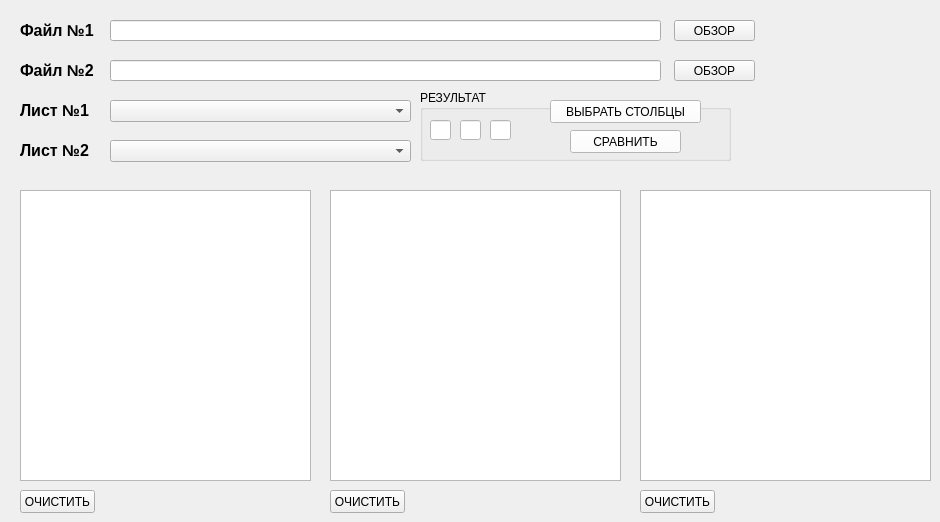
  <widget class="QWidget" name="centralwidget">
   <widget class="QLineEdit" name="book1_filename">
    <property name="geometry">
     <rect>
      <x>110</x>
      <y>20</y>
      <width>551</width>
      <height>21</height>
     </rect>
    </property>
    <property name="readOnly">
     <bool>true</bool>
    </property>
   </widget>
   <widget class="QLabel" name="label">
    <property name="geometry">
     <rect>
      <x>20</x>
      <y>10</y>
      <width>81</width>
      <height>41</height>
     </rect>
    </property>
    <property name="font">
     <font>
      <family>Tahoma</family>
      <pointsize>12</pointsize>
      <weight>75</weight>
      <bold>true</bold>
     </font>
    </property>
    <property name="text">
     <string>Файл №1 </string>
    </property>
   </widget>
   <widget class="QLabel" name="label_2">
    <property name="geometry">
     <rect>
      <x>20</x>
      <y>50</y>
      <width>81</width>
      <height>41</height>
     </rect>
    </property>
    <property name="font">
     <font>
      <family>Tahoma</family>
      <pointsize>12</pointsize>
      <weight>75</weight>
      <bold>true</bold>
     </font>
    </property>
    <property name="text">
     <string>Файл №2</string>
    </property>
   </widget>
   <widget class="QPushButton" name="book1_open">
    <property name="geometry">
     <rect>
      <x>674</x>
      <y>20</y>
      <width>81</width>
      <height>21</height>
     </rect>
    </property>
    <property name="baseSize">
     <size>
      <width>0</width>
      <height>4</height>
     </size>
    </property>
    <property name="text">
     <string>ОБЗОР</string>
    </property>
   </widget>
   <widget class="QPushButton" name="book2_open">
    <property name="geometry">
     <rect>
      <x>674</x>
      <y>60</y>
      <width>81</width>
      <height>21</height>
     </rect>
    </property>
    <property name="baseSize">
     <size>
      <width>0</width>
      <height>4</height>
     </size>
    </property>
    <property name="text">
     <string>ОБЗОР</string>
    </property>
   </widget>
   <widget class="QLineEdit" name="book2_filename">
    <property name="geometry">
     <rect>
      <x>110</x>
      <y>60</y>
      <width>551</width>
      <height>21</height>
     </rect>
    </property>
    <property name="readOnly">
     <bool>true</bool>
    </property>
   </widget>
   <widget class="QComboBox" name="sheet1_list">
    <property name="geometry">
     <rect>
      <x>110</x>
      <y>100</y>
      <width>301</width>
      <height>22</height>
     </rect>
    </property>
   </widget>
   <widget class="QLabel" name="label_3">
    <property name="geometry">
     <rect>
      <x>20</x>
      <y>90</y>
      <width>81</width>
      <height>41</height>
     </rect>
    </property>
    <property name="font">
     <font>
      <family>Tahoma</family>
      <pointsize>12</pointsize>
      <weight>75</weight>
      <bold>true</bold>
     </font>
    </property>
    <property name="text">
     <string>Лист №1</string>
    </property>
   </widget>
   <widget class="QLabel" name="label_4">
    <property name="geometry">
     <rect>
      <x>20</x>
      <y>130</y>
      <width>81</width>
      <height>41</height>
     </rect>
    </property>
    <property name="font">
     <font>
      <family>Tahoma</family>
      <pointsize>12</pointsize>
      <weight>75</weight>
      <bold>true</bold>
     </font>
    </property>
    <property name="text">
     <string>Лист №2</string>
    </property>
    <property name="buddy">
     <cstring>sheet1_cols</cstring>
    </property>
   </widget>
   <widget class="QComboBox" name="sheet2_list">
    <property name="geometry">
     <rect>
      <x>110</x>
      <y>140</y>
      <width>301</width>
      <height>22</height>
     </rect>
    </property>
   </widget>
   <widget class="QListWidget" name="sheet1_cols">
    <property name="geometry">
     <rect>
      <x>20</x>
      <y>190</y>
      <width>291</width>
      <height>291</height>
     </rect>
    </property>
    <property name="cursor" stdset="0">
     <cursorShape>PointingHandCursor</cursorShape>
    </property>
   </widget>
   <widget class="QListWidget" name="sheet2_cols1">
    <property name="geometry">
     <rect>
      <x>330</x>
      <y>190</y>
      <width>291</width>
      <height>291</height>
     </rect>
    </property>
    <property name="cursor" stdset="0">
     <cursorShape>PointingHandCursor</cursorShape>
    </property>
   </widget>
   <widget class="QListWidget" name="sheet2_cols2">
    <property name="geometry">
     <rect>
      <x>640</x>
      <y>190</y>
      <width>291</width>
      <height>291</height>
     </rect>
    </property>
    <property name="cursor" stdset="0">
     <cursorShape>PointingHandCursor</cursorShape>
    </property>
   </widget>
   <widget class="QPushButton" name="pushButton">
    <property name="geometry">
     <rect>
      <x>20</x>
      <y>490</y>
      <width>75</width>
      <height>23</height>
     </rect>
    </property>
    <property name="text">
     <string>ОЧИСТИТЬ</string>
    </property>
   </widget>
   <widget class="QPushButton" name="pushButton_2">
    <property name="geometry">
     <rect>
      <x>330</x>
      <y>490</y>
      <width>75</width>
      <height>23</height>
     </rect>
    </property>
    <property name="text">
     <string>ОЧИСТИТЬ</string>
    </property>
   </widget>
   <widget class="QPushButton" name="pushButton_3">
    <property name="geometry">
     <rect>
      <x>640</x>
      <y>490</y>
      <width>75</width>
      <height>23</height>
     </rect>
    </property>
    <property name="text">
     <string>ОЧИСТИТЬ</string>
    </property>
   </widget>
   <widget class="QGroupBox" name="resultBOX">
    <property name="geometry">
     <rect>
      <x>420</x>
      <y>90</y>
      <width>311</width>
      <height>71</height>
     </rect>
    </property>
    <property name="palette">
     <palette>
      <active>
       <colorrole role="WindowText">
        <brush brushstyle="SolidPattern">
         <color alpha="255">
          <red>0</red>
          <green>0</green>
          <blue>0</blue>
         </color>
        </brush>
       </colorrole>
       <colorrole role="Button">
        <brush brushstyle="SolidPattern">
         <color alpha="255">
          <red>255</red>
          <green>255</green>
          <blue>255</blue>
         </color>
        </brush>
       </colorrole>
       <colorrole role="Light">
        <brush brushstyle="SolidPattern">
         <color alpha="255">
          <red>255</red>
          <green>255</green>
          <blue>255</blue>
         </color>
        </brush>
       </colorrole>
       <colorrole role="Midlight">
        <brush brushstyle="SolidPattern">
         <color alpha="255">
          <red>255</red>
          <green>255</green>
          <blue>255</blue>
         </color>
        </brush>
       </colorrole>
       <colorrole role="Dark">
        <brush brushstyle="SolidPattern">
         <color alpha="255">
          <red>127</red>
          <green>127</green>
          <blue>127</blue>
         </color>
        </brush>
       </colorrole>
       <colorrole role="Mid">
        <brush brushstyle="SolidPattern">
         <color alpha="255">
          <red>170</red>
          <green>170</green>
          <blue>170</blue>
         </color>
        </brush>
       </colorrole>
       <colorrole role="Text">
        <brush brushstyle="SolidPattern">
         <color alpha="255">
          <red>0</red>
          <green>0</green>
          <blue>0</blue>
         </color>
        </brush>
       </colorrole>
       <colorrole role="BrightText">
        <brush brushstyle="SolidPattern">
         <color alpha="255">
          <red>255</red>
          <green>255</green>
          <blue>255</blue>
         </color>
        </brush>
       </colorrole>
       <colorrole role="ButtonText">
        <brush brushstyle="SolidPattern">
         <color alpha="255">
          <red>0</red>
          <green>0</green>
          <blue>0</blue>
         </color>
        </brush>
       </colorrole>
       <colorrole role="Base">
        <brush brushstyle="SolidPattern">
         <color alpha="255">
          <red>255</red>
          <green>255</green>
          <blue>255</blue>
         </color>
        </brush>
       </colorrole>
       <colorrole role="Window">
        <brush brushstyle="SolidPattern">
         <color alpha="255">
          <red>255</red>
          <green>255</green>
          <blue>255</blue>
         </color>
        </brush>
       </colorrole>
       <colorrole role="Shadow">
        <brush brushstyle="SolidPattern">
         <color alpha="255">
          <red>0</red>
          <green>0</green>
          <blue>0</blue>
         </color>
        </brush>
       </colorrole>
       <colorrole role="AlternateBase">
        <brush brushstyle="SolidPattern">
         <color alpha="255">
          <red>255</red>
          <green>255</green>
          <blue>255</blue>
         </color>
        </brush>
       </colorrole>
       <colorrole role="ToolTipBase">
        <brush brushstyle="SolidPattern">
         <color alpha="255">
          <red>255</red>
          <green>255</green>
          <blue>220</blue>
         </color>
        </brush>
       </colorrole>
       <colorrole role="ToolTipText">
        <brush brushstyle="SolidPattern">
         <color alpha="255">
          <red>0</red>
          <green>0</green>
          <blue>0</blue>
         </color>
        </brush>
       </colorrole>
       <colorrole role="PlaceholderText">
        <brush brushstyle="NoBrush">
         <color alpha="128">
          <red>0</red>
          <green>0</green>
          <blue>0</blue>
         </color>
        </brush>
       </colorrole>
      </active>
      <inactive>
       <colorrole role="WindowText">
        <brush brushstyle="SolidPattern">
         <color alpha="255">
          <red>0</red>
          <green>0</green>
          <blue>0</blue>
         </color>
        </brush>
       </colorrole>
       <colorrole role="Button">
        <brush brushstyle="SolidPattern">
         <color alpha="255">
          <red>255</red>
          <green>255</green>
          <blue>255</blue>
         </color>
        </brush>
       </colorrole>
       <colorrole role="Light">
        <brush brushstyle="SolidPattern">
         <color alpha="255">
          <red>255</red>
          <green>255</green>
          <blue>255</blue>
         </color>
        </brush>
       </colorrole>
       <colorrole role="Midlight">
        <brush brushstyle="SolidPattern">
         <color alpha="255">
          <red>255</red>
          <green>255</green>
          <blue>255</blue>
         </color>
        </brush>
       </colorrole>
       <colorrole role="Dark">
        <brush brushstyle="SolidPattern">
         <color alpha="255">
          <red>127</red>
          <green>127</green>
          <blue>127</blue>
         </color>
        </brush>
       </colorrole>
       <colorrole role="Mid">
        <brush brushstyle="SolidPattern">
         <color alpha="255">
          <red>170</red>
          <green>170</green>
          <blue>170</blue>
         </color>
        </brush>
       </colorrole>
       <colorrole role="Text">
        <brush brushstyle="SolidPattern">
         <color alpha="255">
          <red>0</red>
          <green>0</green>
          <blue>0</blue>
         </color>
        </brush>
       </colorrole>
       <colorrole role="BrightText">
        <brush brushstyle="SolidPattern">
         <color alpha="255">
          <red>255</red>
          <green>255</green>
          <blue>255</blue>
         </color>
        </brush>
       </colorrole>
       <colorrole role="ButtonText">
        <brush brushstyle="SolidPattern">
         <color alpha="255">
          <red>0</red>
          <green>0</green>
          <blue>0</blue>
         </color>
        </brush>
       </colorrole>
       <colorrole role="Base">
        <brush brushstyle="SolidPattern">
         <color alpha="255">
          <red>255</red>
          <green>255</green>
          <blue>255</blue>
         </color>
        </brush>
       </colorrole>
       <colorrole role="Window">
        <brush brushstyle="SolidPattern">
         <color alpha="255">
          <red>255</red>
          <green>255</green>
          <blue>255</blue>
         </color>
        </brush>
       </colorrole>
       <colorrole role="Shadow">
        <brush brushstyle="SolidPattern">
         <color alpha="255">
          <red>0</red>
          <green>0</green>
          <blue>0</blue>
         </color>
        </brush>
       </colorrole>
       <colorrole role="AlternateBase">
        <brush brushstyle="SolidPattern">
         <color alpha="255">
          <red>255</red>
          <green>255</green>
          <blue>255</blue>
         </color>
        </brush>
       </colorrole>
       <colorrole role="ToolTipBase">
        <brush brushstyle="SolidPattern">
         <color alpha="255">
          <red>255</red>
          <green>255</green>
          <blue>220</blue>
         </color>
        </brush>
       </colorrole>
       <colorrole role="ToolTipText">
        <brush brushstyle="SolidPattern">
         <color alpha="255">
          <red>0</red>
          <green>0</green>
          <blue>0</blue>
         </color>
        </brush>
       </colorrole>
       <colorrole role="PlaceholderText">
        <brush brushstyle="NoBrush">
         <color alpha="128">
          <red>0</red>
          <green>0</green>
          <blue>0</blue>
         </color>
        </brush>
       </colorrole>
      </inactive>
      <disabled>
       <colorrole role="WindowText">
        <brush brushstyle="SolidPattern">
         <color alpha="255">
          <red>127</red>
          <green>127</green>
          <blue>127</blue>
         </color>
        </brush>
       </colorrole>
       <colorrole role="Button">
        <brush brushstyle="SolidPattern">
         <color alpha="255">
          <red>255</red>
          <green>255</green>
          <blue>255</blue>
         </color>
        </brush>
       </colorrole>
       <colorrole role="Light">
        <brush brushstyle="SolidPattern">
         <color alpha="255">
          <red>255</red>
          <green>255</green>
          <blue>255</blue>
         </color>
        </brush>
       </colorrole>
       <colorrole role="Midlight">
        <brush brushstyle="SolidPattern">
         <color alpha="255">
          <red>255</red>
          <green>255</green>
          <blue>255</blue>
         </color>
        </brush>
       </colorrole>
       <colorrole role="Dark">
        <brush brushstyle="SolidPattern">
         <color alpha="255">
          <red>127</red>
          <green>127</green>
          <blue>127</blue>
         </color>
        </brush>
       </colorrole>
       <colorrole role="Mid">
        <brush brushstyle="SolidPattern">
         <color alpha="255">
          <red>170</red>
          <green>170</green>
          <blue>170</blue>
         </color>
        </brush>
       </colorrole>
       <colorrole role="Text">
        <brush brushstyle="SolidPattern">
         <color alpha="255">
          <red>127</red>
          <green>127</green>
          <blue>127</blue>
         </color>
        </brush>
       </colorrole>
       <colorrole role="BrightText">
        <brush brushstyle="SolidPattern">
         <color alpha="255">
          <red>255</red>
          <green>255</green>
          <blue>255</blue>
         </color>
        </brush>
       </colorrole>
       <colorrole role="ButtonText">
        <brush brushstyle="SolidPattern">
         <color alpha="255">
          <red>127</red>
          <green>127</green>
          <blue>127</blue>
         </color>
        </brush>
       </colorrole>
       <colorrole role="Base">
        <brush brushstyle="SolidPattern">
         <color alpha="255">
          <red>255</red>
          <green>255</green>
          <blue>255</blue>
         </color>
        </brush>
       </colorrole>
       <colorrole role="Window">
        <brush brushstyle="SolidPattern">
         <color alpha="255">
          <red>255</red>
          <green>255</green>
          <blue>255</blue>
         </color>
        </brush>
       </colorrole>
       <colorrole role="Shadow">
        <brush brushstyle="SolidPattern">
         <color alpha="255">
          <red>0</red>
          <green>0</green>
          <blue>0</blue>
         </color>
        </brush>
       </colorrole>
       <colorrole role="AlternateBase">
        <brush brushstyle="SolidPattern">
         <color alpha="255">
          <red>255</red>
          <green>255</green>
          <blue>255</blue>
         </color>
        </brush>
       </colorrole>
       <colorrole role="ToolTipBase">
        <brush brushstyle="SolidPattern">
         <color alpha="255">
          <red>255</red>
          <green>255</green>
          <blue>220</blue>
         </color>
        </brush>
       </colorrole>
       <colorrole role="ToolTipText">
        <brush brushstyle="SolidPattern">
         <color alpha="255">
          <red>0</red>
          <green>0</green>
          <blue>0</blue>
         </color>
        </brush>
       </colorrole>
       <colorrole role="PlaceholderText">
        <brush brushstyle="NoBrush">
         <color alpha="128">
          <red>0</red>
          <green>0</green>
          <blue>0</blue>
         </color>
        </brush>
       </colorrole>
      </disabled>
     </palette>
    </property>
    <property name="title">
     <string>РЕЗУЛЬТАТ</string>
    </property>
    <widget class="QLineEdit" name="sel_col1">
     <property name="geometry">
      <rect>
       <x>10</x>
       <y>30</y>
       <width>21</width>
       <height>20</height>
      </rect>
     </property>
     <property name="readOnly">
      <bool>true</bool>
     </property>
    </widget>
    <widget class="QLineEdit" name="sel_col2">
     <property name="geometry">
      <rect>
       <x>40</x>
       <y>30</y>
       <width>21</width>
       <height>20</height>
      </rect>
     </property>
     <property name="readOnly">
      <bool>true</bool>
     </property>
    </widget>
    <widget class="QLineEdit" name="sel_col3">
     <property name="geometry">
      <rect>
       <x>70</x>
       <y>30</y>
       <width>21</width>
       <height>20</height>
      </rect>
     </property>
     <property name="readOnly">
      <bool>true</bool>
     </property>
    </widget>
    <widget class="QPushButton" name="compare">
     <property name="geometry">
      <rect>
       <x>150</x>
       <y>40</y>
       <width>111</width>
       <height>23</height>
      </rect>
     </property>
     <property name="text">
      <string>СРАВНИТЬ</string>
     </property>
    </widget>
    <widget class="QPushButton" name="accept_cols">
     <property name="geometry">
      <rect>
       <x>130</x>
       <y>10</y>
       <width>151</width>
       <height>23</height>
      </rect>
     </property>
     <property name="text">
      <string>ВЫБРАТЬ СТОЛБЦЫ</string>
     </property>
    </widget>
   </widget>
   <widget class="QLabel" name="err_msg">
    <property name="geometry">
     <rect>
      <x>740</x>
      <y>110</y>
      <width>181</width>
      <height>41</height>
     </rect>
    </property>
    <property name="palette">
     <palette>
      <active>
       <colorrole role="WindowText">
        <brush brushstyle="SolidPattern">
         <color alpha="255">
          <red>255</red>
          <green>0</green>
          <blue>0</blue>
         </color>
        </brush>
       </colorrole>
       <colorrole role="Button">
        <brush brushstyle="SolidPattern">
         <color alpha="255">
          <red>170</red>
          <green>0</green>
          <blue>2</blue>
         </color>
        </brush>
       </colorrole>
       <colorrole role="Light">
        <brush brushstyle="SolidPattern">
         <color alpha="255">
          <red>255</red>
          <green>0</green>
          <blue>3</blue>
         </color>
        </brush>
       </colorrole>
       <colorrole role="Midlight">
        <brush brushstyle="SolidPattern">
         <color alpha="255">
          <red>212</red>
          <green>0</green>
          <blue>2</blue>
         </color>
        </brush>
       </colorrole>
       <colorrole role="Dark">
        <brush brushstyle="SolidPattern">
         <color alpha="255">
          <red>85</red>
          <green>0</green>
          <blue>1</blue>
         </color>
        </brush>
       </colorrole>
       <colorrole role="Mid">
        <brush brushstyle="SolidPattern">
         <color alpha="255">
          <red>113</red>
          <green>0</green>
          <blue>1</blue>
         </color>
        </brush>
       </colorrole>
       <colorrole role="Text">
        <brush brushstyle="SolidPattern">
         <color alpha="255">
          <red>255</red>
          <green>0</green>
          <blue>0</blue>
         </color>
        </brush>
       </colorrole>
       <colorrole role="BrightText">
        <brush brushstyle="SolidPattern">
         <color alpha="255">
          <red>255</red>
          <green>255</green>
          <blue>255</blue>
         </color>
        </brush>
       </colorrole>
       <colorrole role="ButtonText">
        <brush brushstyle="SolidPattern">
         <color alpha="255">
          <red>0</red>
          <green>0</green>
          <blue>0</blue>
         </color>
        </brush>
       </colorrole>
       <colorrole role="Base">
        <brush brushstyle="SolidPattern">
         <color alpha="255">
          <red>255</red>
          <green>255</green>
          <blue>255</blue>
         </color>
        </brush>
       </colorrole>
       <colorrole role="Window">
        <brush brushstyle="SolidPattern">
         <color alpha="255">
          <red>170</red>
          <green>0</green>
          <blue>2</blue>
         </color>
        </brush>
       </colorrole>
       <colorrole role="Shadow">
        <brush brushstyle="SolidPattern">
         <color alpha="255">
          <red>0</red>
          <green>0</green>
          <blue>0</blue>
         </color>
        </brush>
       </colorrole>
       <colorrole role="AlternateBase">
        <brush brushstyle="SolidPattern">
         <color alpha="255">
          <red>212</red>
          <green>127</green>
          <blue>128</blue>
         </color>
        </brush>
       </colorrole>
       <colorrole role="ToolTipBase">
        <brush brushstyle="SolidPattern">
         <color alpha="255">
          <red>255</red>
          <green>255</green>
          <blue>220</blue>
         </color>
        </brush>
       </colorrole>
       <colorrole role="ToolTipText">
        <brush brushstyle="SolidPattern">
         <color alpha="255">
          <red>255</red>
          <green>0</green>
          <blue>0</blue>
         </color>
        </brush>
       </colorrole>
       <colorrole role="PlaceholderText">
        <brush brushstyle="SolidPattern">
         <color alpha="128">
          <red>255</red>
          <green>0</green>
          <blue>0</blue>
         </color>
        </brush>
       </colorrole>
      </active>
      <inactive>
       <colorrole role="WindowText">
        <brush brushstyle="SolidPattern">
         <color alpha="255">
          <red>255</red>
          <green>0</green>
          <blue>0</blue>
         </color>
        </brush>
       </colorrole>
       <colorrole role="Button">
        <brush brushstyle="SolidPattern">
         <color alpha="255">
          <red>170</red>
          <green>0</green>
          <blue>2</blue>
         </color>
        </brush>
       </colorrole>
       <colorrole role="Light">
        <brush brushstyle="SolidPattern">
         <color alpha="255">
          <red>255</red>
          <green>0</green>
          <blue>3</blue>
         </color>
        </brush>
       </colorrole>
       <colorrole role="Midlight">
        <brush brushstyle="SolidPattern">
         <color alpha="255">
          <red>212</red>
          <green>0</green>
          <blue>2</blue>
         </color>
        </brush>
       </colorrole>
       <colorrole role="Dark">
        <brush brushstyle="SolidPattern">
         <color alpha="255">
          <red>85</red>
          <green>0</green>
          <blue>1</blue>
         </color>
        </brush>
       </colorrole>
       <colorrole role="Mid">
        <brush brushstyle="SolidPattern">
         <color alpha="255">
          <red>113</red>
          <green>0</green>
          <blue>1</blue>
         </color>
        </brush>
       </colorrole>
       <colorrole role="Text">
        <brush brushstyle="SolidPattern">
         <color alpha="255">
          <red>255</red>
          <green>0</green>
          <blue>0</blue>
         </color>
        </brush>
       </colorrole>
       <colorrole role="BrightText">
        <brush brushstyle="SolidPattern">
         <color alpha="255">
          <red>255</red>
          <green>255</green>
          <blue>255</blue>
         </color>
        </brush>
       </colorrole>
       <colorrole role="ButtonText">
        <brush brushstyle="SolidPattern">
         <color alpha="255">
          <red>0</red>
          <green>0</green>
          <blue>0</blue>
         </color>
        </brush>
       </colorrole>
       <colorrole role="Base">
        <brush brushstyle="SolidPattern">
         <color alpha="255">
          <red>255</red>
          <green>255</green>
          <blue>255</blue>
         </color>
        </brush>
       </colorrole>
       <colorrole role="Window">
        <brush brushstyle="SolidPattern">
         <color alpha="255">
          <red>170</red>
          <green>0</green>
          <blue>2</blue>
         </color>
        </brush>
       </colorrole>
       <colorrole role="Shadow">
        <brush brushstyle="SolidPattern">
         <color alpha="255">
          <red>0</red>
          <green>0</green>
          <blue>0</blue>
         </color>
        </brush>
       </colorrole>
       <colorrole role="AlternateBase">
        <brush brushstyle="SolidPattern">
         <color alpha="255">
          <red>212</red>
          <green>127</green>
          <blue>128</blue>
         </color>
        </brush>
       </colorrole>
       <colorrole role="ToolTipBase">
        <brush brushstyle="SolidPattern">
         <color alpha="255">
          <red>255</red>
          <green>255</green>
          <blue>220</blue>
         </color>
        </brush>
       </colorrole>
       <colorrole role="ToolTipText">
        <brush brushstyle="SolidPattern">
         <color alpha="255">
          <red>255</red>
          <green>0</green>
          <blue>0</blue>
         </color>
        </brush>
       </colorrole>
       <colorrole role="PlaceholderText">
        <brush brushstyle="SolidPattern">
         <color alpha="128">
          <red>255</red>
          <green>0</green>
          <blue>0</blue>
         </color>
        </brush>
       </colorrole>
      </inactive>
      <disabled>
       <colorrole role="WindowText">
        <brush brushstyle="SolidPattern">
         <color alpha="255">
          <red>85</red>
          <green>0</green>
          <blue>1</blue>
         </color>
        </brush>
       </colorrole>
       <colorrole role="Button">
        <brush brushstyle="SolidPattern">
         <color alpha="255">
          <red>170</red>
          <green>0</green>
          <blue>2</blue>
         </color>
        </brush>
       </colorrole>
       <colorrole role="Light">
        <brush brushstyle="SolidPattern">
         <color alpha="255">
          <red>255</red>
          <green>0</green>
          <blue>3</blue>
         </color>
        </brush>
       </colorrole>
       <colorrole role="Midlight">
        <brush brushstyle="SolidPattern">
         <color alpha="255">
          <red>212</red>
          <green>0</green>
          <blue>2</blue>
         </color>
        </brush>
       </colorrole>
       <colorrole role="Dark">
        <brush brushstyle="SolidPattern">
         <color alpha="255">
          <red>85</red>
          <green>0</green>
          <blue>1</blue>
         </color>
        </brush>
       </colorrole>
       <colorrole role="Mid">
        <brush brushstyle="SolidPattern">
         <color alpha="255">
          <red>113</red>
          <green>0</green>
          <blue>1</blue>
         </color>
        </brush>
       </colorrole>
       <colorrole role="Text">
        <brush brushstyle="SolidPattern">
         <color alpha="255">
          <red>85</red>
          <green>0</green>
          <blue>1</blue>
         </color>
        </brush>
       </colorrole>
       <colorrole role="BrightText">
        <brush brushstyle="SolidPattern">
         <color alpha="255">
          <red>255</red>
          <green>255</green>
          <blue>255</blue>
         </color>
        </brush>
       </colorrole>
       <colorrole role="ButtonText">
        <brush brushstyle="SolidPattern">
         <color alpha="255">
          <red>85</red>
          <green>0</green>
          <blue>1</blue>
         </color>
        </brush>
       </colorrole>
       <colorrole role="Base">
        <brush brushstyle="SolidPattern">
         <color alpha="255">
          <red>170</red>
          <green>0</green>
          <blue>2</blue>
         </color>
        </brush>
       </colorrole>
       <colorrole role="Window">
        <brush brushstyle="SolidPattern">
         <color alpha="255">
          <red>170</red>
          <green>0</green>
          <blue>2</blue>
         </color>
        </brush>
       </colorrole>
       <colorrole role="Shadow">
        <brush brushstyle="SolidPattern">
         <color alpha="255">
          <red>0</red>
          <green>0</green>
          <blue>0</blue>
         </color>
        </brush>
       </colorrole>
       <colorrole role="AlternateBase">
        <brush brushstyle="SolidPattern">
         <color alpha="255">
          <red>170</red>
          <green>0</green>
          <blue>2</blue>
         </color>
        </brush>
       </colorrole>
       <colorrole role="ToolTipBase">
        <brush brushstyle="SolidPattern">
         <color alpha="255">
          <red>255</red>
          <green>255</green>
          <blue>220</blue>
         </color>
        </brush>
       </colorrole>
       <colorrole role="ToolTipText">
        <brush brushstyle="SolidPattern">
         <color alpha="255">
          <red>255</red>
          <green>0</green>
          <blue>0</blue>
         </color>
        </brush>
       </colorrole>
       <colorrole role="PlaceholderText">
        <brush brushstyle="SolidPattern">
         <color alpha="128">
          <red>0</red>
          <green>0</green>
          <blue>0</blue>
         </color>
        </brush>
       </colorrole>
      </disabled>
     </palette>
    </property>
    <property name="font">
     <font>
      <family>Arial</family>
      <pointsize>11</pointsize>
      <weight>75</weight>
      <bold>true</bold>
      <stylestrategy>PreferAntialias</stylestrategy>
     </font>
    </property>
    <property name="tabletTracking">
     <bool>false</bool>
    </property>
    <property name="text">
     <string/>
    </property>
    <property name="alignment">
     <set>Qt::AlignCenter</set>
    </property>
   </widget>
  </widget>
